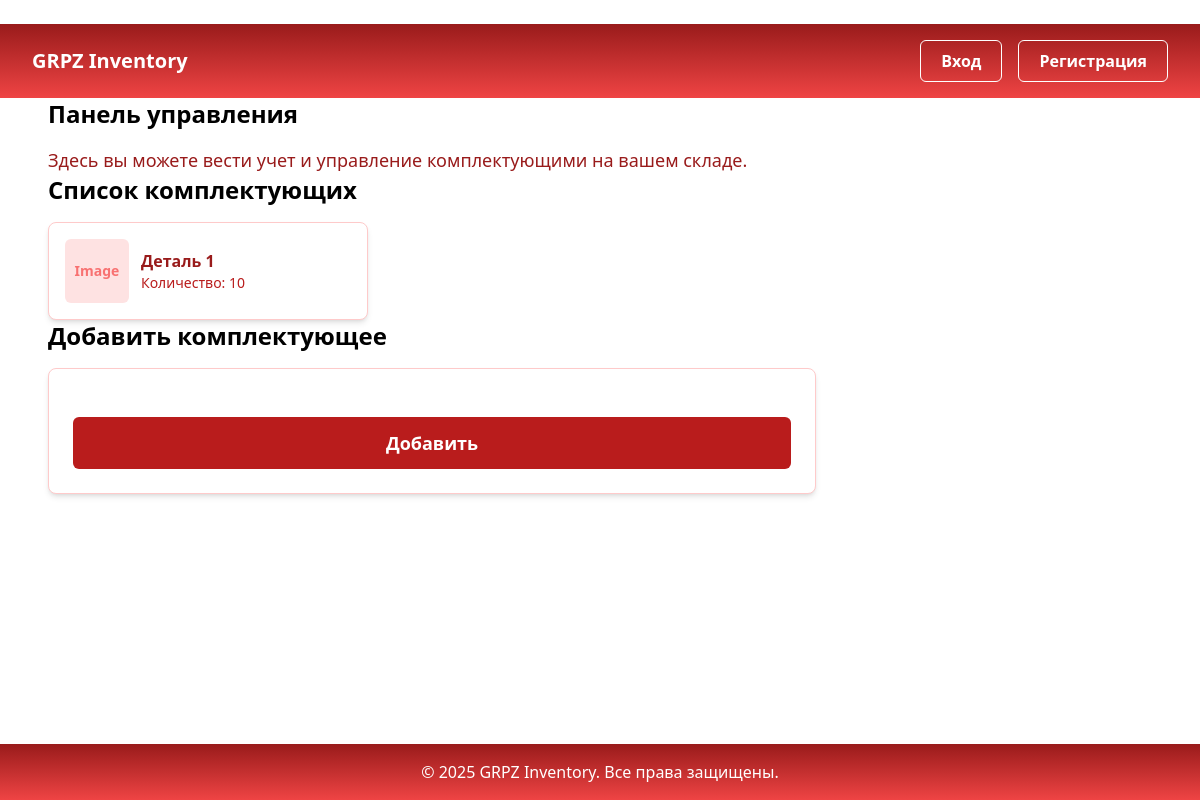
The page / on the database its author committed.
### components/models.py (models this page shows, shortened)
class Component(models.Model):
    name = models.CharField(max_length=255, verbose_name='Наименование')
    part_number = models.CharField(max_length=50, unique=True, verbose_name='Артикул')
    category = models.CharField(max_length=100, blank=True, verbose_name='Категория')
    description = models.TextField(blank=True, verbose_name='Описание')
    unit = models.CharField(max_length=20, default='шт', verbose_name='Единица измерения')
    barcode = models.CharField(max_length=100, unique=True, blank=True, null=True, verbose_name='Штрих-код')
    quantity = models.PositiveIntegerField(default=0, verbose_name='Количество')
    warehouse = models.ForeignKey('warehouses.Warehouse', on_delete=models.CASCADE, verbose_name='Склад')
    supplier = models.ForeignKey('suppliers.Supplier', on_delete=models.SET_NULL, null=True, blank=True, verbose_name='Поставщик')
    created_at = models.DateTimeField(auto_now_add=True, verbose_name='Дата создания')
    updated_at = models.DateTimeField(auto_now=True, verbose_name='Дата обновления')
    image = models.ImageField(upload_to='components/', blank=True, null=True, verbose_name='Изображение')
    class Meta:
        verbose_name = 'Комплектующее'
        verbose_name_plural = 'Комплектующие'

### grpz_inventory/views.py (the view, shortened to what this page needs)
# urls.py: path('', views.home, name='home'),
@never_cache
def home(request):
    total_components = Component.objects.count()
    warehouse_count = Warehouse.objects.count()
    user_count = User.objects.count()
    low_stock_count = Component.objects.filter(quantity__lt=10).count()
    recent_components = Component.objects.order_by('-created_at')[:5]
    print(f"Загружено комплектующих для главной страницы: {recent_components.count()}")
    return render(request, 'home.html', {
        'total_components': total_components,
        'warehouse_count': warehouse_count,
        'user_count': user_count,
        'low_stock_count': low_stock_count,
        'recent_components': recent_components,
    })

### templates/home.html (shortened to what this page needs)
﻿{% extends 'base.html' %}
{% block content %}
<section>
    <h2 class="mb-4 text-2xl font-semibold text-black">Панель управления</h2>
    <p class="max-w-3xl text-lg">Здесь вы можете вести учет и управление комплектующими на вашем складе.</p>
</section>
<section>
    <h2 class="mb-4 text-2xl font-semibold text-black">Список комплектующих</h2>
    <div id="componentsGrid" class="grid max-w-4xl grid-cols-1 gap-4 sm:grid-cols-2 md:grid-cols-3 lg:grid-cols-4">
        {% for component in recent_components %}
        <a href="{% url 'components:component_detail' component.pk %}" class="block">
            <div class="flex max-w-xs space-x-3 rounded-lg border border-red-200 bg-white p-4 shadow-md transition hover:shadow-lg">
                <div class="flex h-16 w-16 flex-shrink-0 items-center justify-center rounded-md bg-red-100">
                    {% if component.image %}
                    <img src="{{ component.image.url }}" alt="{{ component.name }}" class="h-full w-full rounded-md object-cover">
                    {% else %}
                    <span class="text-sm font-semibold text-red-400 select-none">Image</span>
                    {% endif %}
                </div>
                <div class="flex flex-col justify-center">
                    <h3 class="text-base font-semibold text-red-800">{{ component.name }}</h3>
                    <p class="text-sm text-red-700">Количество: {{ component.quantity }}</p>
                </div>
            </div>
        </a>
        {% empty %}
        <div class="rounded-lg border border-red-200 bg-white p-6 text-center shadow-md">
            <p class="text-lg text-red-800">Комплектующие не найдены.</p>
        </div>
        {% endfor %}
    </div>
</section>
<section>
    <h2 class="mb-4 text-2xl font-semibold text-black">Добавить комплектующее</h2>
    <form id="addComponentForm" method="post" enctype="multipart/form-data" aria-label="Форма для добавления комплектующего" class="max-w-3xl space-y-6 rounded-lg border border-red-200 bg-white p-6 shadow-md">
        <button type="submit" class="w-full rounded-md bg-red-700 py-3 text-lg font-bold text-white transition hover:bg-red-800">
            Добавить
        </button>
    </form>
</section>
{% endblock %}

### static/css/styles.css (style rules this page uses)
.block { display: block; }
.flex { display: flex; }
.grid { display: grid; }
.min-h-screen { min-height: 100vh; }
.w-full { width: 100%; }
.flex-shrink-0 { flex-shrink: 0; }
.grid-cols-1 { grid-template-columns: repeat(1, minmax(0, 1fr)); }
.flex-col { flex-direction: column; }
.items-center { align-items: center; }
.justify-center { justify-content: center; }
.border { border-style: var(--tw-border-style); border-width: 1px; }
.transition { transition-property: color, background-color, border-color, outline-color, text-decoration-color, fill, stroke, --tw-gradient-from, --tw-gradient-via, --tw-gradient-to, opacity, box-shadow, transform, translate, scale, rotate, filter, -webkit-backdrop-filter, backdrop-filter, display, visibility, content-visibility, overlay, pointer-events; transition-timing-function: var(--tw-ease, ease); transition-duration: var(--tw-duration, 0s); }
.select-none { -webkit-user-select: none; user-select: none; }

### rows shown on the page
Component: shows "Image", name "Деталь 1", quantity "10"
